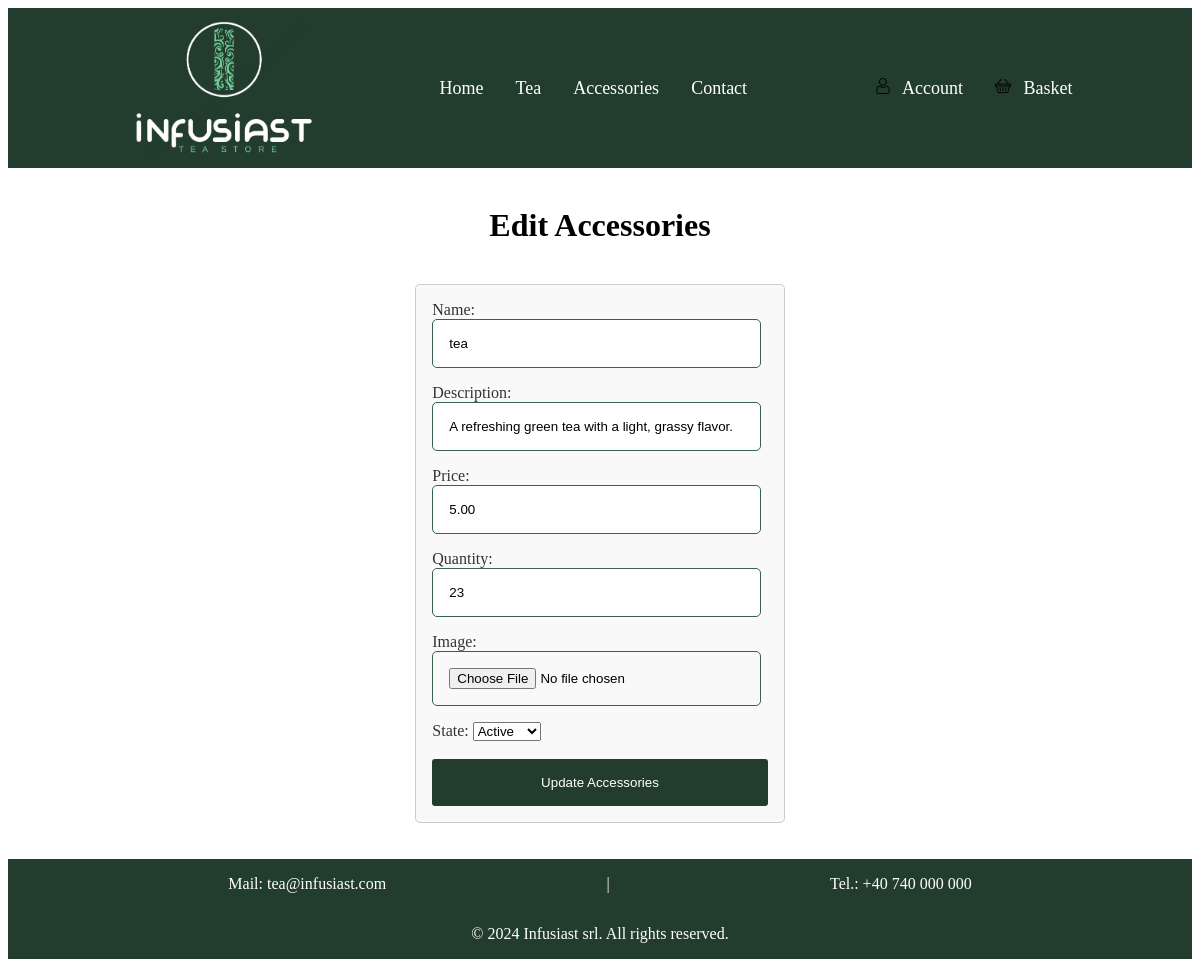
Page /SiteInitial/edit_accessories.php?id=2 on the committed database.
### tables this page shows
CREATE TABLE `product_accessories` (
  `id` int(11) NOT NULL,
  `product_name` varchar(200) NOT NULL,
  `description` varchar(500) NOT NULL,
  `quantity` int(11) NOT NULL,
  `picture` mediumblob DEFAULT NULL,
  `product_link` varchar(100) NOT NULL,
  `is_active` varchar(10) NOT NULL,
  `price` decimal(20,2) NOT NULL,
  `created_date` timestamp NOT NULL DEFAULT current_timestamp(),
  `updated_date` timestamp NOT NULL DEFAULT current_timestamp() ON UPDATE current_timestamp()
);

### SiteInitial/edit_accessories.php (the view, shortened to what this page needs)
<?php
include 'config/db.php';
$id = mysqli_real_escape_string($cnx, $_GET['id']);
$query = "SELECT * FROM product_accessories WHERE id='$id'";
$result = mysqli_query($cnx, $query);
$product = mysqli_fetch_assoc($result);
?>
<!DOCTYPE html>
<html lang="en">
<head>
    <link rel="stylesheet" href="css/header.css">
    <link rel="stylesheet" href="css/editTea.css">
    <link rel="stylesheet" href="css/footer.css">
</head>
<body>
<header>
    <div class="header">
        <img class="company-logo" src="poze/logo-teastore.png" alt="Logo">
        <div class="header-container">
            <div class="header-btn-container">
                <a class="header-btn" href="index.php">Home</a>
                <a class="header-btn" href="tea.php">Tea</a>
                <a class="header-btn" href="accessories.php">Accessories</a>
                <a class="header-btn" href="contact.html">Contact</a>
            </div>
            <div class="header-btn-container2">
                <a class="header-btn2" href="login.html">
                    <img src="poze/user.png" alt="User" class="user-icon">
                    Account
                </a>
                <a class="header-btn2" href="basket.php">
                    <img src="poze/basket.png" alt="Basket" class="basket-icon">
                    Basket
                </a>
            </div>
        </div>
    </div>
</header>
<div class="container">
    <br>
    <h1>Edit Accessories</h1>
    <br>
    <form action="edit_accessories.php" class="form-edit-tea" method="post" enctype="multipart/form-data">
        <div>
            <label for="name">Name:</label>
            <input type="text" id="name" name="name"
                   value="<?php echo htmlspecialchars($product['product_name'], ENT_QUOTES, 'UTF-8'); ?>" required>
        </div>
        <div>
            <label for="description">Description:</label>
            <input type="text" id="description" name="description"
                   value="<?php echo htmlspecialchars($product['description'], ENT_QUOTES, 'UTF-8'); ?>" required>
        </div>
        <div>
            <label for="price">Price:</label>
            <input type="text" id="price" name="price"
                   value="<?php echo htmlspecialchars($product['price'], ENT_QUOTES, 'UTF-8'); ?>" required>
        </div>
        <div>
            <label for="quantity">Quantity:</label>
            <input type="text" id="quantity" name="quantity"
                   value="<?php echo htmlspecialchars($product['quantity'], ENT_QUOTES, 'UTF-8'); ?>" required>
        </div>
        <div>
            <label for="image">Image:</label>
            <input type="file" id="image" name="image" accept="image/*">
        </div>
        <div>
            <label for="state">State:</label>
            <select name="state" id="state">
                <option value="active" <?php if ($product['is_active'] === 'active') echo 'selected'; ?>>Active</option>
            </select>
        </div>
        <br>
        <button type="submit">Update Accessories</button>
    </form>
</div>
<br>
<br>
<footer>
    <div class="footer">
        <div class="footer-contact-info">
            <p>Mail: <a href="mailto:tea@infusiast.com">tea@infusiast.com</a></p>
            <p>|</p>
            <p>Tel.: +40 740 000 000</p>
        </div>
        <div class="footer-copyright">
            <p>&copy; 2024 Infusiast srl. All rights reserved.</p>
        </div>
    </div>
</footer>
</body>
</html>

### SiteInitial/css/header.css (style rules this page uses)
.header { background-color: #223d2e; display: flex; justify-content: space-evenly; align-items: center; }
.header-container { width: 100%; min-height: 9rem; display: flex; justify-content: space-evenly; align-items: center; flex-wrap: wrap; padding: 0.5rem; }
.company-logo { width: 40vw; max-width: 12rem; margin-left: 10vw; }
.header-btn-container { min-height: 4rem; display: flex; flex-wrap: wrap; justify-content: space-evenly; align-items: center; }
.header-btn, .header-btn2 { color: #fff; text-decoration: none; background-color: #223d2e; padding: 0.5rem 1rem; border: none; border-radius: 5px; font-size: 18px; cursor: pointer; transition: background-color 0.3s ease; }
.header-btn-container2 { min-height: 4rem; display: flex; flex-wrap: wrap; justify-content: space-evenly; align-items: center; }
.user-icon { width: 1rem; height: 1rem; margin-right: 0.5rem; }
.basket-icon { width: 1rem; height: 1rem; margin-right: 0.5rem; }

### SiteInitial/css/editTea.css (style rules this page uses)
.container { min-height: 56vh; display: flex; flex-direction: column; justify-content: center; align-items: center; }
a { text-decoration: none; color: black; }
form { display: flex; flex-direction: column; justify-content: flex-start; padding: 1rem; border: 1px solid #ccc; border-radius: 5px; background-color: #f9f9f9; }
form label { padding-bottom: 1rem; color: #333; }
form input { padding: 1rem; margin-bottom: 1rem; border: 1px solid #37634b; border-radius: 5px; width: 88%; }
form button { padding: 1rem; border: none; border-radius: 3px; background-color: #223d2e; color: white; cursor: pointer; }

### SiteInitial/css/footer.css (style rules this page uses)
.footer { background-color: #223d2e; display: flex; flex-direction: column; justify-content: center; align-items: center; }
.footer-contact-info { width: 100%; color: #ffffff; display: flex; justify-content: space-evenly; align-items: stretch; }
.footer-contact-info a { color: #ffffff; text-decoration: none; }
.footer-copyright { color: #ffffff; }

### rows in the picture
product_accessories: name "tea", description "A refreshing green tea with a light, grassy flavor.", price "5.00", quantity "23", state "Active"
